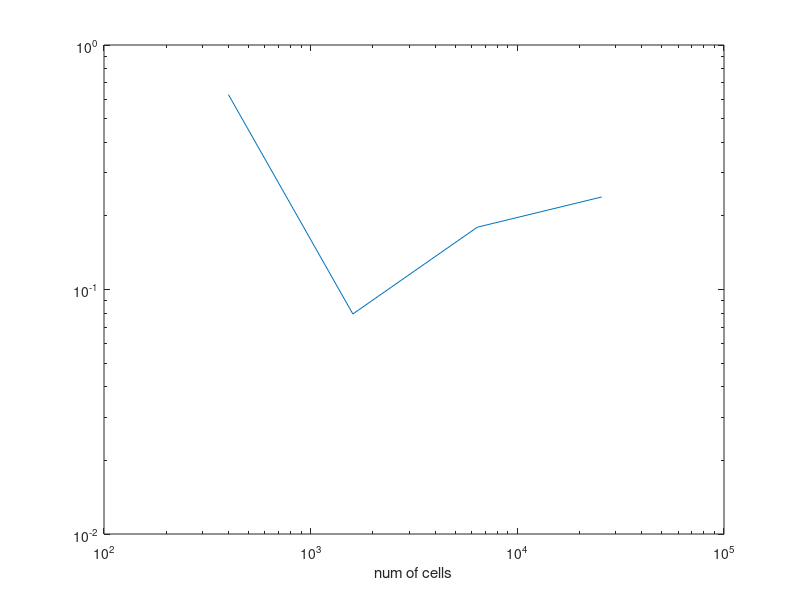

MATLAB code to generate this figure:
clc
clear all

%%
A = csvread('convergence_example_harbir.csv');
loglog(A([1:end],1),A([1:end],2))

xlabel('num of cells')


%%
B = csvread('convergence_example_book_ex291.csv');
loglog(B([1:end],1),B([1:end],2))


xlabel('num of cells')